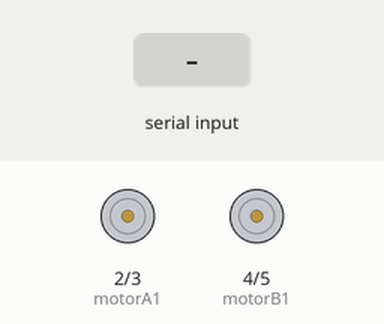
The sketch below on a simulated Arduino Uno, built with avr-gcc and run on an emulated ATmega328P. Parts: motor-driver pin pairs drawn as motors (green arrow = first pin HIGH = forward, orange = second pin HIGH = backward, longer = more drive, scaled by the enable pin). Inputs (shaded band) come from the test bench.

Above: at 1.2 s.
1.3 s: "F" received over Serial
At 2.5 s:
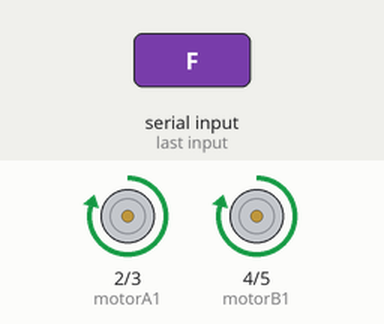
2.8 s: "B" received over Serial
At 3.7 s:
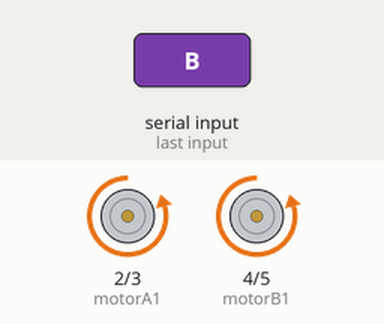
4.3 s: "R" received over Serial
At 4.8 s:
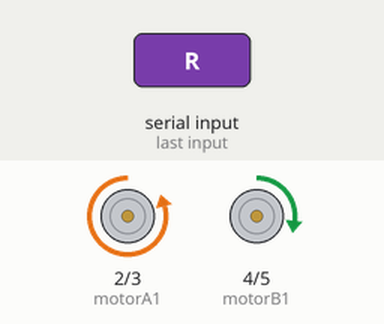
5.8 s: "L" received over Serial
At 7.0 s:
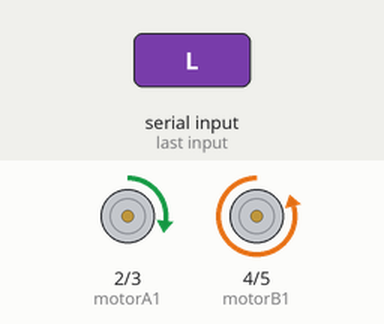
7.3 s: "S" received over Serial
At 8.3 s:
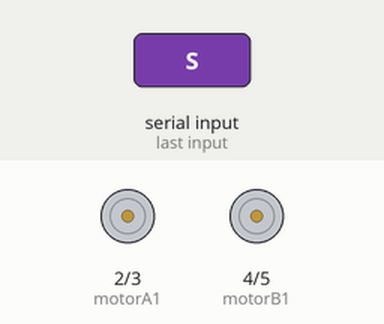
Timing chart, 0 to 9.8 s (numbered marks = the images above; inputs shaded):
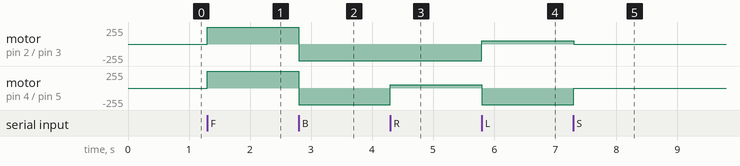

Measured:
- after the input at 1.3 s, motor on pin 2 (motorA1) / pin 3 (motorA2), motor on pin 4 (motorB1) / pin 5 (motorB2): stopped → forward 250/255 at once
- after the input at 2.8 s, motor on pin 2 (motorA1) / pin 3 (motorA2), motor on pin 4 (motorB1) / pin 5 (motorB2): forward 250/255 → backward 250/255 at once
- after the input at 4.3 s, motor on pin 4 (motorB1) / pin 5 (motorB2): backward 250/255 → forward 50/255 at once
- after the input at 5.8 s, motor on pin 2 (motorA1) / pin 3 (motorA2): backward 250/255 → forward 50/255 at once; motor on pin 4 (motorB1) / pin 5 (motorB2): forward 50/255 → backward 250/255 at once
- after the input at 7.3 s, motor on pin 2 (motorA1) / pin 3 (motorA2): forward 50/255 → stopped at once; motor on pin 4 (motorB1) / pin 5 (motorB2): backward 250/255 → stopped at once

The sketch:

modification_1.ino
```cpp
#include <SoftwareSerial.h>

SoftwareSerial HC06(0,1);//TX,RX

char value;

int motorA1=2;
int motorA2=3;
int motorB1=4;
int motorB2=5;
int enA =9;
int enB =10;

void setup() {

 // put your setup code here, to run once:

Serial.begin(9600);
HC06.begin(9600);

pinMode(motorA1,OUTPUT);
pinMode(motorA2,OUTPUT);
pinMode(motorB1,OUTPUT);
pinMode(motorB2,OUTPUT);

analogWrite (enA, 250);
analogWrite (enB,250);


}

void loop() {

 // put your main code here, to run repeatedly:

 value= Serial.read();

 if(value=='F')//forward

 {

 digitalWrite(motorA1,HIGH);
 digitalWrite(motorA2,LOW);
 digitalWrite(motorB1,HIGH);
 digitalWrite(motorB2,LOW);
 analogWrite (enA , 250);
analogWrite (enB , 250);
 }

 else if(value=='B') //backward

 {

 digitalWrite(motorA1,LOW);
 digitalWrite(motorA2,HIGH);
 digitalWrite(motorB1,LOW);
 digitalWrite(motorB2,HIGH);
analogWrite (enA , 250);
analogWrite (enB , 250);
 }

 else if (value=='R')//turn right

 {

 digitalWrite(motorA1,LOW);
 digitalWrite(motorA2,HIGH);
 digitalWrite(motorB1,HIGH);
 digitalWrite(motorB2,LOW);
analogWrite (enA , 250);
analogWrite (enB,50);
 }

 else if(value=='L')//turn left

 {

 digitalWrite(motorA1,HIGH);
 digitalWrite(motorA2,LOW);
 digitalWrite(motorB1,LOW);
 digitalWrite(motorB2,HIGH);
analogWrite (enA,50);
analogWrite (enB, 250);
 }

 else if (value=='S')//stop

 {

 digitalWrite(motorA1,LOW);
 digitalWrite(motorA2,LOW);
 digitalWrite(motorB1,LOW);
 digitalWrite(motorB2,LOW);
analogWrite (enA,0);
analogWrite (enB,0);
 }

 }
```
